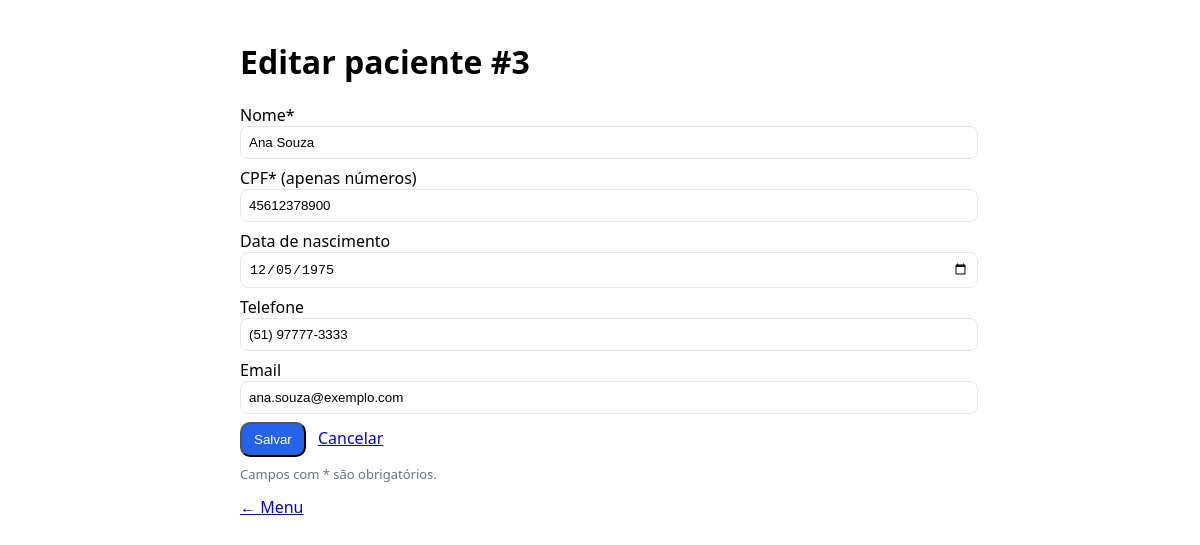
Page /pacientes.php?acao=edit&id=3 on the committed database.
### tables this page shows
CREATE TABLE pacientes (
    id INT AUTO_INCREMENT PRIMARY KEY,
    nome VARCHAR(100) NOT NULL,
    cpf VARCHAR(11) UNIQUE NOT NULL,
    data_nascimento DATE,
    telefone VARCHAR(20),
    email VARCHAR(100),
    criado_em TIMESTAMP DEFAULT CURRENT_TIMESTAMP
);

### pacientes.php (the view, shortened to what this page needs)
<?php
$DB_HOST='127.0.0.1'; $DB_NAME='clinica'; $DB_USER='root'; $DB_PASS='';
function h($s){ return htmlspecialchars((string)$s, ENT_QUOTES, 'UTF-8'); }
try {
  $pdo = new PDO("mysql:host=$DB_HOST;dbname=$DB_NAME;charset=utf8mb4", $DB_USER, $DB_PASS, [
    PDO::ATTR_ERRMODE => PDO::ERRMODE_EXCEPTION
  ]);
} catch(Throwable $e){ http_response_code(500); exit('Erro: '.h($e->getMessage())); }
$acao = $_GET['acao'] ?? '';
$id   = (int)($_GET['id'] ?? 0);
  ?>
  </html><?php exit;
if($acao==='edit' && $id>0){
  $st=$pdo->prepare("SELECT * FROM pacientes WHERE id=?"); $st->execute([$id]); $p=$st->fetch();
  ?>
  <!doctype html><html lang="pt-br"><meta charset="utf-8"><title>Editar paciente</title>
  <h1>Editar paciente #<?= (int)$id ?></h1>
  <form method="post">
    <div class="row"><label>Nome*<br><input name="nome" value="<?=h($p['nome'])?>" required></label></div>
    <div class="row"><label>CPF* (apenas números)<br><input name="cpf" value="<?=h($p['cpf'])?>" required></label></div>
    <div class="row"><label>Data de nascimento<br><input type="date" name="data_nascimento" value="<?=h($p['data_nascimento']??'')?>"></label></div>
    <div class="row"><label>Telefone<br><input name="telefone" value="<?=h($p['telefone']??'')?>"></label></div>
    <div class="row"><label>Email<br><input type="email" name="email" value="<?=h($p['email']??'')?>"></label></div>
    <button class="btn" type="submit">Salvar</button>
    <a href="pacientes.php" style="margin-left:8px">Cancelar</a>
  </form>
  <p class="hint" style="margin-top:8px">Campos com * são obrigatórios.</p>
  <p style="margin-top:12px"><a href="index.php">← Menu</a></p>
  </html><?php exit;
}
?>

### pacientes.php (style rules this page uses)
:root { --primary:#2563eb;--bd:#e5e7eb;--card:#f8fafc;font-family:system-ui }
input,textarea,select { padding:8px;border:1px solid var(--bd);border-radius:8px;width:100% }
.row { margin:8px 0 }
.btn { background:var(--primary);color:#fff;padding:8px 12px;border-radius:10px;text-decoration:none }
.hint { color:#6b7280;font-size:13px }

### rows in the picture
pacientes: nome "Ana Souza", cpf "45612378900", data_nascimento "12/05/1975", telefone "(51) 97777-3333", email "ana.souza@exemplo.com"

### other values in the picture
$id "3"
